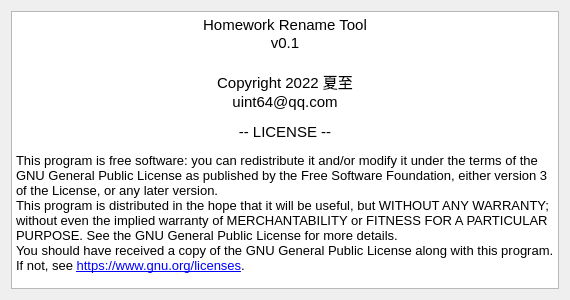
<?xml version="1.0" encoding="UTF-8"?>
<ui version="4.0">
 <class>Dialog</class>
 <widget class="QDialog" name="Dialog">
  <property name="geometry">
   <rect>
    <x>0</x>
    <y>0</y>
    <width>570</width>
    <height>300</height>
   </rect>
  </property>
  <property name="windowTitle">
   <string>Dialog</string>
  </property>
  <layout class="QHBoxLayout" name="horizontalLayout">
   <item>
    <widget class="QTextBrowser" name="textBrowser">
     <property name="html">
      <string>&lt;!DOCTYPE HTML PUBLIC &quot;-//W3C//DTD HTML 4.0//EN&quot; &quot;http://www.w3.org/TR/REC-html40/strict.dtd&quot;&gt;
&lt;html&gt;&lt;head&gt;&lt;meta name=&quot;qrichtext&quot; content=&quot;1&quot; /&gt;&lt;meta charset=&quot;utf-8&quot; /&gt;&lt;style type=&quot;text/css&quot;&gt;
p, li { white-space: pre-wrap; }
&lt;/style&gt;&lt;/head&gt;&lt;body style=&quot; font-family:'Microsoft YaHei UI'; font-size:9pt; font-weight:400; font-style:normal;&quot;&gt;
&lt;p align=&quot;center&quot; style=&quot; margin-top:0px; margin-bottom:0px; margin-left:0px; margin-right:0px; -qt-block-indent:0; text-indent:0px;&quot;&gt;&lt;span style=&quot; font-size:11pt;&quot;&gt;Homework Rename Tool&lt;/span&gt;&lt;/p&gt;
&lt;p align=&quot;center&quot; style=&quot; margin-top:0px; margin-bottom:0px; margin-left:0px; margin-right:0px; -qt-block-indent:0; text-indent:0px;&quot;&gt;&lt;span style=&quot; font-size:11pt;&quot;&gt;v0.1&lt;/span&gt;&lt;/p&gt;
&lt;p align=&quot;center&quot; style=&quot;-qt-paragraph-type:empty; margin-top:0px; margin-bottom:0px; margin-left:0px; margin-right:0px; -qt-block-indent:0; text-indent:0px; font-size:11pt;&quot;&gt;&lt;br /&gt;&lt;/p&gt;
&lt;p align=&quot;center&quot; style=&quot; margin-top:0px; margin-bottom:0px; margin-left:0px; margin-right:0px; -qt-block-indent:0; text-indent:0px;&quot;&gt;&lt;span style=&quot; font-size:11pt;&quot;&gt;Copyright 2022 夏至&lt;/span&gt;&lt;/p&gt;
&lt;p align=&quot;center&quot; style=&quot; margin-top:0px; margin-bottom:0px; margin-left:0px; margin-right:0px; -qt-block-indent:0; text-indent:0px;&quot;&gt;&lt;span style=&quot; font-size:11pt;&quot;&gt;uint64@qq.com&lt;/span&gt;&lt;/p&gt;
&lt;p align=&quot;center&quot; style=&quot; margin-top:12px; margin-bottom:12px; margin-left:0px; margin-right:0px; -qt-block-indent:0; text-indent:0px;&quot;&gt;&lt;span style=&quot; font-size:11pt;&quot;&gt;-- LICENSE --&lt;/span&gt;&lt;/p&gt;
&lt;p style=&quot; margin-top:12px; margin-bottom:12px; margin-left:0px; margin-right:0px; -qt-block-indent:0; text-indent:0px;&quot;&gt;&lt;span style=&quot; font-family:'SimSun'; font-size:10pt;&quot;&gt;This program is free software: you can redistribute it and/or modify it under the terms of the GNU General Public License as published by the Free Software Foundation, either version 3 of the License, or any later version.&lt;br /&gt;This program is distributed in the hope that it will be useful, but WITHOUT ANY WARRANTY; without even the implied warranty of MERCHANTABILITY or FITNESS FOR A PARTICULAR PURPOSE. See the GNU General Public License for more details.&lt;br /&gt;You should have received a copy of the GNU General Public License along with this program. If not, see &lt;/span&gt;&lt;a href=&quot;https://www.gnu.org/licenses&quot;&gt;&lt;span style=&quot; font-family:'SimSun'; font-size:10pt; text-decoration: underline; color:#0000ff;&quot;&gt;https://www.gnu.org/licenses&lt;/span&gt;&lt;/a&gt;&lt;span style=&quot; font-family:'SimHei'; font-size:10pt;&quot;&gt;.&lt;/span&gt;&lt;/p&gt;&lt;/body&gt;&lt;/html&gt;</string>
     </property>
     <property name="openExternalLinks">
      <bool>true</bool>
     </property>
     <property name="openLinks">
      <bool>true</bool>
     </property>
    </widget>
   </item>
  </layout>
 </widget>
 <resources/>
 <connections/>
</ui>
